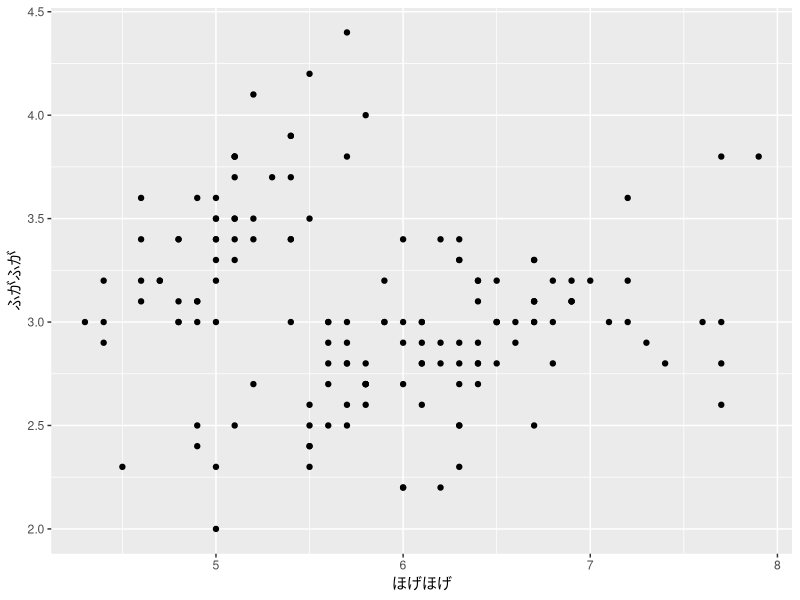

Source code (R):
## ---- chunk 1
require(tidyverse)
require(knitr)
## ---- chunk 2
iris %>%
  tibble() %>%
  ggplot(aes(x=Sepal.Length,y=Sepal.Width))+
  geom_point()+
  labs(x="ほげほげ",y="ふがふが")
